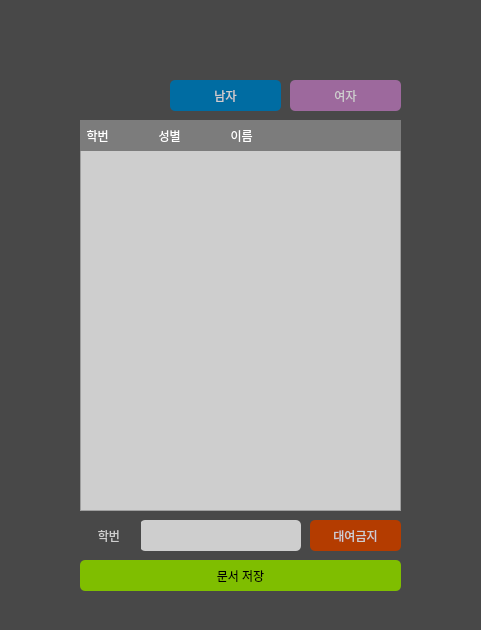
<?xml version="1.0" encoding="UTF-8"?>
<ui version="4.0">
 <class>MainWindow</class>
 <widget class="QMainWindow" name="MainWindow">
  <property name="geometry">
   <rect>
    <x>0</x>
    <y>0</y>
    <width>481</width>
    <height>630</height>
   </rect>
  </property>
  <property name="windowTitle">
   <string>MainWindow</string>
  </property>
  <property name="windowIcon">
   <iconset>
    <normaloff>icon.png</normaloff>icon.png</iconset>
  </property>
  <property name="autoFillBackground">
   <bool>false</bool>
  </property>
  <property name="styleSheet">
   <string notr="true">background-color: rgb(72, 72, 72);
color: rgb(255, 255, 255);</string>
  </property>
  <widget class="QWidget" name="centralWidget">
   <widget class="QScrollArea" name="listscrollArea">
    <property name="geometry">
     <rect>
      <x>80</x>
      <y>150</y>
      <width>321</width>
      <height>361</height>
     </rect>
    </property>
    <property name="styleSheet">
     <string notr="true">background-color: rgb(206, 206, 206);
font: 12pt &quot;08서울남산체 B&quot;;
</string>
    </property>
    <property name="widgetResizable">
     <bool>true</bool>
    </property>
    <widget class="QWidget" name="scrollContents">
     <property name="geometry">
      <rect>
       <x>0</x>
       <y>0</y>
       <width>319</width>
       <height>359</height>
      </rect>
     </property>
    </widget>
   </widget>
   <widget class="QLabel" name="Llistname">
    <property name="geometry">
     <rect>
      <x>80</x>
      <y>120</y>
      <width>321</width>
      <height>31</height>
     </rect>
    </property>
    <property name="styleSheet">
     <string notr="true">font: 12pt &quot;08서울남산체 B&quot;;
color: rgb(255, 255, 255);
background-color: rgb(124, 124, 124);</string>
    </property>
    <property name="text">
     <string>  학번               성별               이름</string>
    </property>
   </widget>
   <widget class="QLabel" name="Ldate">
    <property name="geometry">
     <rect>
      <x>260</x>
      <y>40</y>
      <width>141</width>
      <height>39</height>
     </rect>
    </property>
    <property name="font">
     <font>
      <family>08서울남산체 B</family>
      <pointsize>13</pointsize>
      <weight>50</weight>
      <italic>false</italic>
      <bold>false</bold>
     </font>
    </property>
    <property name="contextMenuPolicy">
     <enum>Qt::PreventContextMenu</enum>
    </property>
    <property name="styleSheet">
     <string notr="true">font: 13pt &quot;08서울남산체 B&quot;;
color: rgb(206, 206, 206);</string>
    </property>
    <property name="text">
     <string/>
    </property>
   </widget>
   <widget class="QPushButton" name="PBexcelsto">
    <property name="geometry">
     <rect>
      <x>80</x>
      <y>560</y>
      <width>321</width>
      <height>31</height>
     </rect>
    </property>
    <property name="styleSheet">
     <string notr="true">background-color: rgb(127, 190, 0);
font: 12pt &quot;08서울남산체 B&quot;;
border-radius:5px;
color: rgb(0, 0, 0);
</string>
    </property>
    <property name="text">
     <string>문서 저장</string>
    </property>
   </widget>
   <widget class="QPushButton" name="PBwoman">
    <property name="geometry">
     <rect>
      <x>290</x>
      <y>80</y>
      <width>111</width>
      <height>31</height>
     </rect>
    </property>
    <property name="styleSheet">
     <string notr="true">background-color: rgb(157, 105, 157);
font: 12pt &quot;08서울남산체 B&quot;;
border-radius:5px;
color: rgb(206, 206, 206);</string>
    </property>
    <property name="text">
     <string>여자</string>
    </property>
   </widget>
   <widget class="QPushButton" name="PBman">
    <property name="geometry">
     <rect>
      <x>170</x>
      <y>80</y>
      <width>111</width>
      <height>31</height>
     </rect>
    </property>
    <property name="styleSheet">
     <string notr="true">background-color: rgb(0, 108, 162);
font: 12pt &quot;08서울남산체 B&quot;;
border-radius:5px;
color: rgb(206, 206, 206);
</string>
    </property>
    <property name="text">
     <string>남자</string>
    </property>
   </widget>
   <widget class="QPushButton" name="PBben">
    <property name="geometry">
     <rect>
      <x>310</x>
      <y>520</y>
      <width>91</width>
      <height>31</height>
     </rect>
    </property>
    <property name="autoFillBackground">
     <bool>false</bool>
    </property>
    <property name="styleSheet">
     <string notr="true">
background-color: rgb(180, 60, 0);
font: 12pt &quot;08서울남산체 B&quot;;
border-radius:5px;
color: rgb(206, 206, 206);</string>
    </property>
    <property name="text">
     <string>대여금지</string>
    </property>
   </widget>
   <widget class="QLineEdit" name="LEclass">
    <property name="geometry">
     <rect>
      <x>140</x>
      <y>520</y>
      <width>161</width>
      <height>31</height>
     </rect>
    </property>
    <property name="styleSheet">
     <string notr="true">background-color: rgb(206, 206, 206);
font: 12pt &quot;08서울남산체 B&quot;;
border-radius:5px;
color: rgb(0, 0, 0);</string>
    </property>
   </widget>
   <widget class="QLabel" name="Lclass">
    <property name="geometry">
     <rect>
      <x>80</x>
      <y>520</y>
      <width>61</width>
      <height>31</height>
     </rect>
    </property>
    <property name="styleSheet">
     <string notr="true">font: 12pt &quot;08서울남산체 B&quot;;
color: rgb(206, 206, 206);</string>
    </property>
    <property name="text">
     <string>  학번   </string>
    </property>
    <property name="alignment">
     <set>Qt::AlignCenter</set>
    </property>
   </widget>
  </widget>
 </widget>
 <layoutdefault spacing="6" margin="11"/>
 <resources/>
 <connections/>
</ui>
